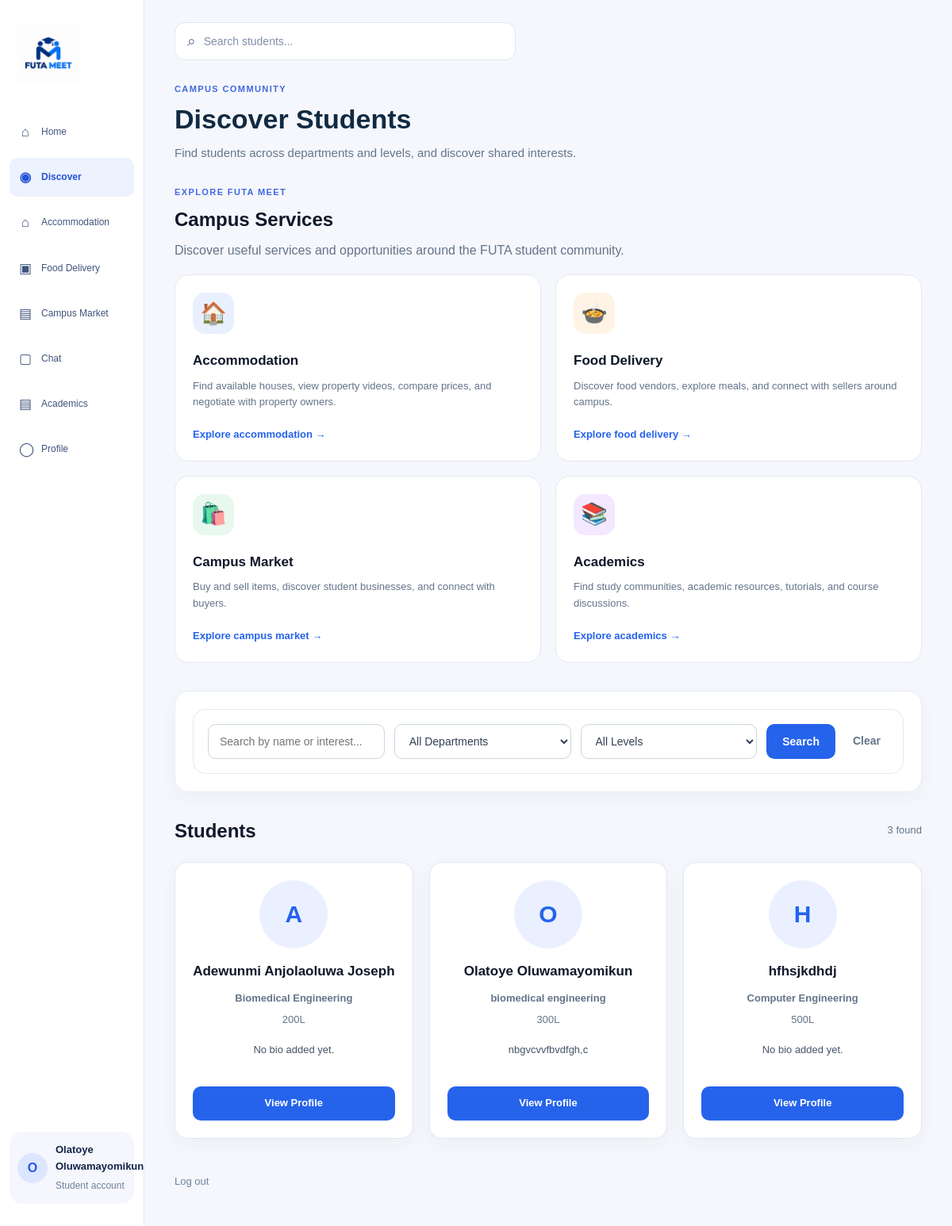
Screenshot of /discover (signed in) with the database file from the repository.
### tables this page shows
CREATE TABLE users (
            id INTEGER PRIMARY KEY AUTOINCREMENT,
            full_name TEXT NOT NULL,
            email TEXT UNIQUE NOT NULL,
            password TEXT NOT NULL,
            department TEXT NOT NULL,
            level TEXT NOT NULL,
            bio TEXT DEFAULT '',
            profile_picture TEXT DEFAULT '',
            profile_visible INTEGER DEFAULT 1,
            created_at TIMESTAMP DEFAULT CURRENT_TIMESTAMP
        );

### app.py (the view, shortened to what this page needs)
@app.route("/discover")
def discover():
    user = get_current_user()
    if not user:
        return redirect(
            url_for("login")
        )
    search = request.args.get(
        "search",
        ""
    ).strip()
    department = request.args.get(
        "department",
        ""
    ).strip()
    level = request.args.get(
        "level",
        ""
    ).strip()
    connection = get_db()
    query = """
        SELECT

            id,

            full_name,

            department,

            level,

            bio,

            profile_picture

        FROM users

        WHERE profile_visible = 1

        AND id != ?

    """
    parameters = [
        user["id"]
    ]
    query += """
        ORDER BY full_name ASC

    """
    students = connection.execute(
        query,
        parameters
    ).fetchall()
    departments = connection.execute(
        """
        SELECT DISTINCT department

        FROM users

        WHERE profile_visible = 1

        ORDER BY department ASC

        """
    ).fetchall()
    levels = connection.execute(
        """
        SELECT DISTINCT level

        FROM users

        WHERE profile_visible = 1

        ORDER BY level ASC

        """
    ).fetchall()
    connection.close()
    return render_template(
        "discover.html",
        user=user,
        students=students,
        departments=departments,
        levels=levels,
        search=search,
        selected_department=department,
        selected_level=level
    )

### templates/discover.html (shortened to what this page needs)
<!DOCTYPE html>
<html lang="en">
<head>
    <link rel="stylesheet"
          href="{{ url_for('static', filename='style.css') }}">
</head>
<body class="futa-meet-body">
    <div class="website-layout">
        <aside class="sidebar">
            <a href="{{ url_for('dashboard') }}" class="brand">
                <img
                    src="{{ url_for('static', filename='images/futa-meet-logo.png') }}"
                    alt="FUTA Meet Logo"
                >
            </a>
            <nav class="sidebar-navigation">
                <a href="{{ url_for('dashboard') }}"
                   class="sidebar-link">
                    <span>⌂</span>
                    <span>Home</span>
                </a>
                <a href="{{ url_for('discover') }}"
                   class="sidebar-link active">
                    <span>◉</span>
                    <span>Discover</span>
                </a>
                <a href="#campus-features"
                   class="sidebar-link">
                    <span>⌂</span>
                    <span>Accommodation</span>
                </a>
                <a href="#campus-features"
                   class="sidebar-link">
                    <span>▣</span>
                    <span>Food Delivery</span>
                </a>
                <a href="#campus-features"
                   class="sidebar-link">
                    <span>▤</span>
                    <span>Campus Market</span>
                </a>
                <a href="#"
                   class="sidebar-link">
                    <span>▢</span>
                    <span>Chat</span>
                </a>
                <a href="#campus-features"
                   class="sidebar-link">
                    <span>▤</span>
                    <span>Academics</span>
                </a>
                <a href="{{ url_for('profile') }}"
                   class="sidebar-link">
                    <span>◯</span>
                    <span>Profile</span>
                </a>
            </nav>
            <div class="sidebar-user">
                <div class="user-avatar">
                    {{ user["full_name"][0] | upper }}
                </div>
                <div>
                    <strong>{{ user["full_name"] }}</strong>
                    <small>Student account</small>
                </div>
            </div>
        </aside>
        <main class="main-content">
            <header class="topbar">
                <div class="search-box">
                    <span>⌕</span>
                    <form action="{{ url_for('discover') }}"
                          method="GET"
                          style="width: 100%;">
                        <input
                            type="search"
                            name="search"
                            value="{{ search }}"
                            placeholder="Search students..."
                            aria-label="Search students"
                        >
                    </form>
                </div>
            </header>
            <section class="page-header">
                <span class="section-label">
                    CAMPUS COMMUNITY
                </span>
                <h1>
                    Discover Students
                </h1>
                <p>
                    Find students across departments and levels,
                    and discover shared interests.
                </p>
            </section>
            <section class="campus-features"
                     id="campus-features">
                <div class="campus-features-heading">
                    <span class="section-label">
                        EXPLORE FUTA MEET
                    </span>
                    <h2>
                        Campus Services
                    </h2>
                    <p>
                        Discover useful services and opportunities
                        around the FUTA student community.
                    </p>
                </div>
                <div class="feature-grid">
                    <a href="#"
                       class="feature-card">
                        <div>
                            <div class="feature-icon accommodation-icon">
                                🏠
                            </div>
                            <h3>
                                Accommodation
                            </h3>
                            <p>
                                Find available houses, view property
                                videos, compare prices, and negotiate
                                with property owners.
                            </p>
                        </div>
                        <span class="feature-arrow">
                            Explore accommodation →
                        </span>
                    </a>
                    <a href="#"
                       class="feature-card">
                        <div>
                            <div class="feature-icon food-icon">
                                🍲
                            </div>
                            <h3>
                                Food Delivery
                            </h3>
                            <p>
                                Discover food vendors, explore meals,
                                and connect with sellers around campus.
                            </p>
                        </div>
                        <span class="feature-arrow">
                            Explore food delivery →
                        </span>
                    </a>
                    <a href="#"
                       class="feature-card">
                        <div>
                            <div class="feature-icon market-icon">
                                🛍️
                            </div>
                            <h3>
                                Campus Market
                            </h3>
                            <p>
                                Buy and sell items, discover student
                                businesses, and connect with buyers.
                            </p>
                        </div>
                        <span class="feature-arrow">
                            Explore campus market →
                        </span>
                    </a>
                    <a href="#"
                       class="feature-card">
                        <div>
                            <div class="feature-icon academics-icon">
                                📚
                            </div>
                            <h3>
                                Academics
                            </h3>
                            <p>
                                Find study communities, academic
                                resources, tutorials, and course
                                discussions.
                            </p>
                        </div>
                        <span class="feature-arrow">
                            Explore academics →
                        </span>
                    </a>
                </div>
            </section>
            <section class="discover-filters">
                <form action="{{ url_for('discover') }}"
                      method="GET"
                      class="filter-form">
                    <input
                        type="search"
                        name="search"
                        value="{{ search }}"
                        placeholder="Search by name or interest..."
                    >
                    <select name="department">
                        <option value="">
                            All Departments
                        </option>
                    </select>
                    <select name="level">
                        <option value="">
                            All Levels
                        </option>
                    </select>
                    <button type="submit">
                        Search
                    </button>
                    <a href="{{ url_for('discover') }}">
                        Clear
                    </a>
                </form>
            </section>
            <section class="student-results">
                <div class="section-heading">
                    <h2>
                        Students
                    </h2>
                    <span class="results-count">
                        {{ students | length }} found
                    </span>
                </div>
                {% if students %}
                    <div class="student-grid">
                        {% for student in students %}
                            <article class="student-card">
                                {% if student["profile_picture"] %}
                                    <img
                                        src="{{ url_for('static', filename='uploads/' + student['profile_picture']) }}"
                                        alt="Profile picture"
                                        class="student-picture"
                                    >
                                {% else %}
                                    <div class="student-picture student-initial">
                                        {{ student["full_name"][0] | upper }}
                                    </div>
                                {% endif %}
                                <h3>
                                    {{ student["full_name"] }}
                                </h3>
                                <p class="student-department">
                                    {{ student["department"] }}
                                </p>
                                <p class="student-level">
                                    {{ student["level"] }}
                                </p>
                                {% if student["bio"] %}
                                    <p class="student-bio">
                                        {{ student["bio"] }}
                                    </p>
                                {% else %}
                                    <p class="student-bio">
                                        No bio added yet.
                                    </p>
                                {% endif %}
                                <a
                                    href="{{ url_for('public_profile', user_id=student['id']) }}"
                                    class="student-profile-button"
                                >
                                    View Profile
                                </a>
                            </article>
                        {% endfor %}
                    </div>
                {% endif %}
            </section>
            <div class="dashboard-footer">
                <a href="{{ url_for('logout') }}">
                    Log out
                </a>
            </div>
        </main>
    </div>
</body>
</html>

### rows the page displays
users: full_name "O", full_name "Olatoye Oluwamayomikun"
users: full_name "A", full_name "Adewunmi Anjolaoluwa Joseph", department "Biomedical Engineering", level "200L", bio "No bio added yet."
users: full_name "O", full_name "Olatoye Oluwamayomikun", department "biomedical engineering", level "300L", bio "nbgvcvvfbvdfgh,c"
users: full_name "H", full_name "hfhsjkdhdj", department "Computer Engineering", level "500L", bio "No bio added yet."

### other values shown
{{ students | length }} "3"
